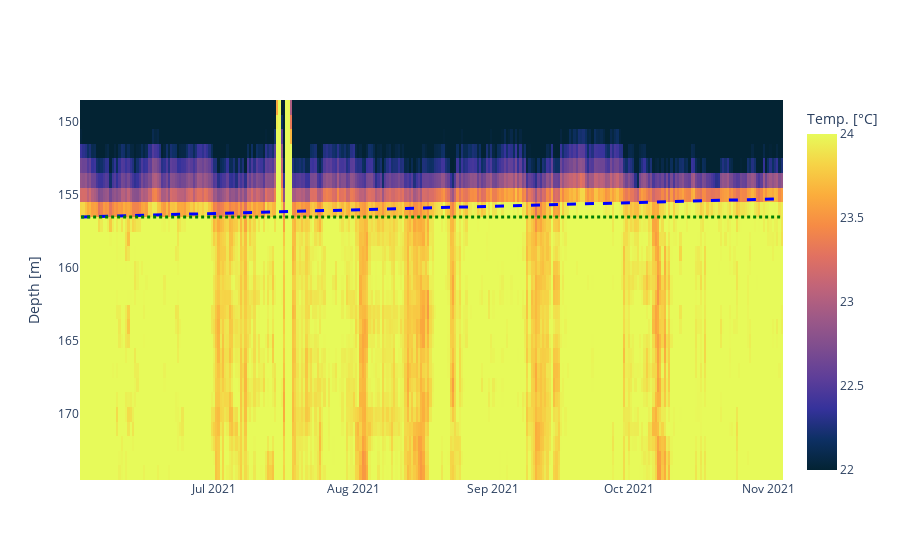

Notebook code cell kept with this figure:
### Markdown cell above
# water level rise chan 5 - 8

### Code cell
# Resample data
resample_hours=12
col=Schacht_7and8_0_down.columns[145:175]
resample_data=Schacht_7and8_0_down[col].resample(f"{resample_hours}H").mean()

# so both plots have same shape in thesis
col=resample_data.columns[4:]
resample_data[col]

plot_water_rise(resample_data[col],plot_save=masterthesis_save,linear_curve=[156.5,0.008],data_type="chan58",show_additional_water_level_info=False)

### Figure 1 — Plotly figure (JSON) as saved in the notebook; plotly's stock layout.template omitted (floating-point values rounded to 4 significant figures; data arrays with more than 128 entries replaced by an {"elided": "..."} marker saying what was removed)
{"data": [{"colorbar": {"title": {"text": "Temp. [°C]"}}, "colorscale": [[0, "rgb(3, 35, 51)"], [0.09091, "rgb(13, 48, 100)"], [0.1818, "rgb(53, 50, 155)"], [0.2727, "rgb(93, 62, 153)"], [0.3636, "rgb(126, 77, 143)"], [0.4545, "rgb(158, 89, 135)"], [0.5455, "rgb(193, 100, 121)"], [0.6364, "rgb(225, 113, 97)"], [0.7273, "rgb(246, 139, 69)"], [0.8182, "rgb(251, 173, 60)"], [0.9091, "rgb(246, 211, 70)"], [1, "rgb(231, 250, 90)"]], "name": "Temperature ", "type": "heatmap", "x": {"elided": "312 str values"}, "y": [149, 150, 151, 152, 153, 154, 155, 156, 157, 158, 159, 160, 161, 162, 163, 164, 165, 166, 167, 168, 169, 170, 171, 172, 173, 174], "yaxis": "y", "z": {"elided": "26x312 float values"}, "zmax": 24, "zmin": 22}, {"fillcolor": "blue", "line": {"color": "blue", "dash": "dash", "width": 3}, "name": "line fit", "type": "scatter", "x": {"elided": "312 str values"}, "xaxis": "x", "y": {"elided": "312 float values"}, "yaxis": "y"}, {"fillcolor": "black", "line": {"color": "green", "dash": "dot", "width": 3}, "name": "line horizontal", "type": "scatter", "x": {"elided": "312 str values"}, "xaxis": "x", "y": {"elided": "312 float values"}, "yaxis": "y"}], "layout": {"showlegend": false, "xaxis": {"anchor": "y", "domain": [0, 1]}, "yaxis": {"anchor": "x", "autorange": "reversed", "domain": [0, 1], "title": {"text": "Depth [m]"}}}}
